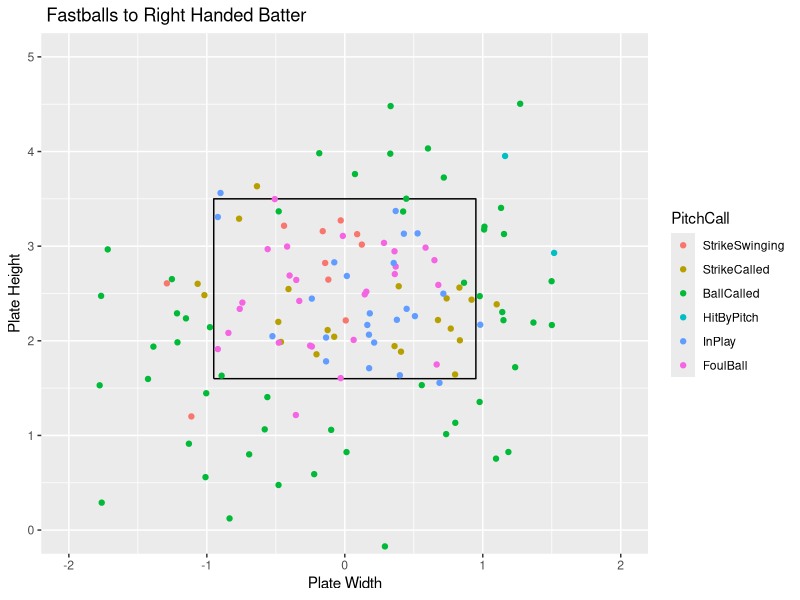
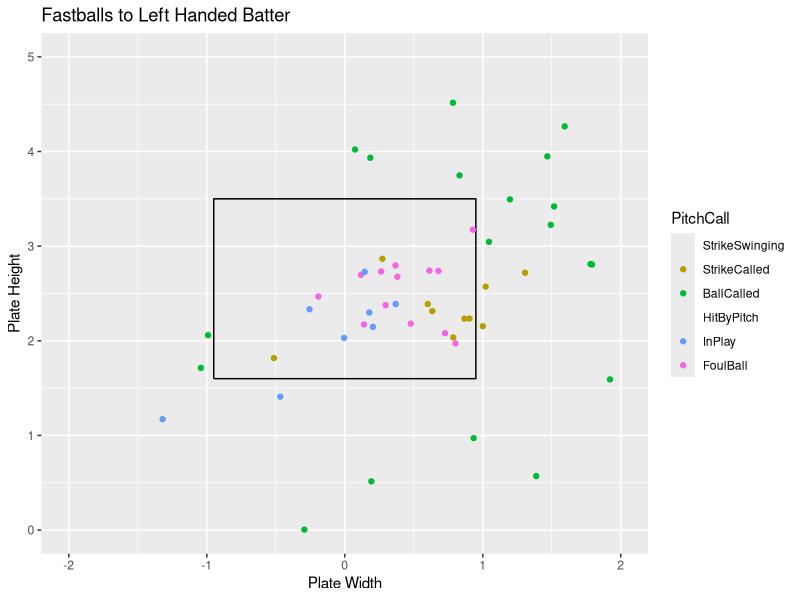

The R source for these figures, in order:
## ---- chunk 1
knitr::opts_chunk$set(fig.align = "center", fig.width = 4, fig.height = 4, comment = NA, message = FALSE, warning = FALSE, echo = FALSE)
library(readr)
library(dplyr)
library(ggplot2)
library(tidyverse)
Master <- read_csv("Master.csv")
Pitcher <- Master %>%
  filter(Pitcher == "Cornatzer, Jason")
x <- c(-.95,.95,.95,-.95,-.95)
z <- c(1.6,1.6,3.5,3.5,1.6)
sz <- data_frame(x, z)
## ---- chunk 2
FastballsThrownR <- Pitcher %>%
  filter(TaggedPitchType == "Fastball" & BatterSide == "Right" & !PitchCall == "Undefined")
ggplot() +
  geom_path(data = sz, aes(x = x, y = z)) +
  coord_equal() +
  xlab("Plate Width") +
  ylab("Plate Height") +
  ggtitle(" Fastballs to Right Handed Batter") +
  geom_point(data = FastballsThrownR,aes(x = PlateLocSide, y = PlateLocHeight, color = PitchCall)) +
  coord_cartesian(xlim = c(-2, 2), ylim = c(0, 5)) +
  scale_color_discrete(limits = c("StrikeSwinging" ,"StrikeCalled", "BallCalled", "HitByPitch", "InPlay", "FoulBall"))
## ---- chunk 3
FastballsThrownL <- Pitcher %>%
  filter(TaggedPitchType == "Fastball" & BatterSide == "Left" & !PitchCall == "Undefined")
ggplot() +
  geom_path(data = sz, aes(x = x, y = z)) +
  coord_equal() +
  xlab("Plate Width") +
  ylab("Plate Height") +
  ggtitle("Fastballs to Left Handed Batter") +
  geom_point(data = FastballsThrownL,aes(x = PlateLocSide, y = PlateLocHeight, color = PitchCall)) +
  coord_cartesian(xlim = c(-2, 2), ylim = c(0, 5)) +
  scale_color_discrete(limits = c("StrikeSwinging" ,"StrikeCalled", "BallCalled", "HitByPitch", "InPlay", "FoulBall"))
